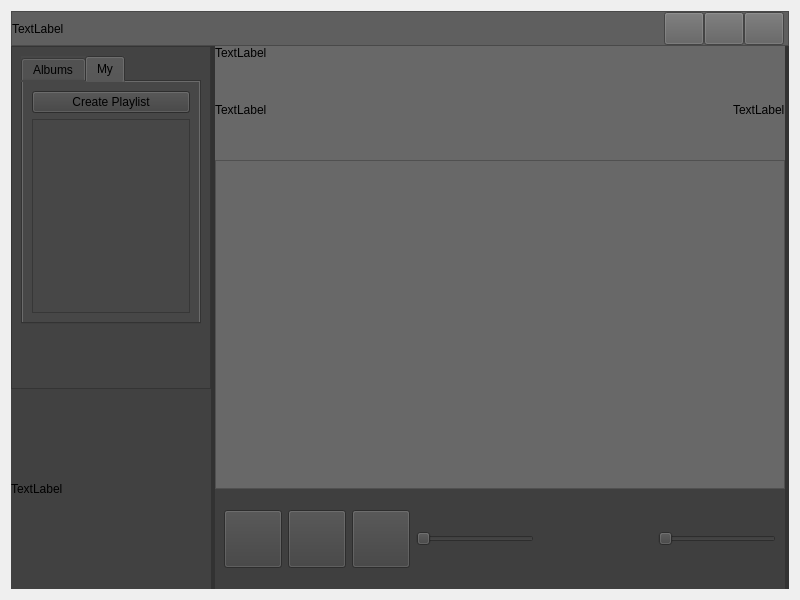
<?xml version="1.0" encoding="UTF-8"?>
<ui version="4.0">
 <class>Widget</class>
 <widget class="QWidget" name="Widget">
  <property name="geometry">
   <rect>
    <x>0</x>
    <y>0</y>
    <width>800</width>
    <height>600</height>
   </rect>
  </property>
  <property name="windowTitle">
   <string>Widget</string>
  </property>
  <layout class="QVBoxLayout" name="verticalLayout">
   <item>
    <widget class="QWidget" name="mainWidget" native="true">
     <property name="sizePolicy">
      <sizepolicy hsizetype="Preferred" vsizetype="Preferred">
       <horstretch>0</horstretch>
       <verstretch>0</verstretch>
      </sizepolicy>
     </property>
     <property name="minimumSize">
      <size>
       <width>0</width>
       <height>0</height>
      </size>
     </property>
     <property name="baseSize">
      <size>
       <width>0</width>
       <height>0</height>
      </size>
     </property>
     <property name="styleSheet">
      <string notr="true">background-color: rgb(50, 50, 50);</string>
     </property>
     <layout class="QVBoxLayout" name="verticalLayout_4">
      <property name="spacing">
       <number>0</number>
      </property>
      <property name="leftMargin">
       <number>0</number>
      </property>
      <property name="topMargin">
       <number>0</number>
      </property>
      <property name="rightMargin">
       <number>0</number>
      </property>
      <property name="bottomMargin">
       <number>0</number>
      </property>
      <item>
       <widget class="QFrame" name="frame">
        <property name="enabled">
         <bool>true</bool>
        </property>
        <property name="sizePolicy">
         <sizepolicy hsizetype="Preferred" vsizetype="Fixed">
          <horstretch>0</horstretch>
          <verstretch>0</verstretch>
         </sizepolicy>
        </property>
        <property name="layoutDirection">
         <enum>Qt::LeftToRight</enum>
        </property>
        <property name="autoFillBackground">
         <bool>false</bool>
        </property>
        <property name="styleSheet">
         <string notr="true">background-color: rgb(95, 95, 95);
min-height:25px;</string>
        </property>
        <property name="frameShape">
         <enum>QFrame::StyledPanel</enum>
        </property>
        <property name="frameShadow">
         <enum>QFrame::Raised</enum>
        </property>
        <property name="lineWidth">
         <number>1</number>
        </property>
        <property name="midLineWidth">
         <number>0</number>
        </property>
        <layout class="QHBoxLayout" name="horizontalLayout">
         <property name="spacing">
          <number>0</number>
         </property>
         <property name="sizeConstraint">
          <enum>QLayout::SetDefaultConstraint</enum>
         </property>
         <property name="leftMargin">
          <number>0</number>
         </property>
         <property name="topMargin">
          <number>0</number>
         </property>
         <property name="rightMargin">
          <number>4</number>
         </property>
         <property name="bottomMargin">
          <number>0</number>
         </property>
         <item>
          <widget class="QLabel" name="iconLabel">
           <property name="text">
            <string>TextLabel</string>
           </property>
          </widget>
         </item>
         <item>
          <widget class="QWidget" name="menuWidget" native="true">
           <property name="styleSheet">
            <string notr="true"/>
           </property>
          </widget>
         </item>
         <item>
          <spacer name="horizontalSpacer">
           <property name="orientation">
            <enum>Qt::Horizontal</enum>
           </property>
           <property name="sizeHint" stdset="0">
            <size>
             <width>344</width>
             <height>22</height>
            </size>
           </property>
          </spacer>
         </item>
         <item>
          <widget class="QPushButton" name="minWindowButton">
           <property name="text">
            <string/>
           </property>
          </widget>
         </item>
         <item>
          <widget class="QPushButton" name="maxWindowButton">
           <property name="text">
            <string/>
           </property>
          </widget>
         </item>
         <item>
          <widget class="QPushButton" name="closeWindowButton">
           <property name="text">
            <string/>
           </property>
          </widget>
         </item>
        </layout>
       </widget>
      </item>
      <item>
       <layout class="QHBoxLayout" name="horizontalLayout_2">
        <property name="spacing">
         <number>0</number>
        </property>
        <item>
         <layout class="QVBoxLayout" name="verticalLayout_3" stretch="0,0">
          <property name="spacing">
           <number>0</number>
          </property>
          <property name="sizeConstraint">
           <enum>QLayout::SetDefaultConstraint</enum>
          </property>
          <item>
           <widget class="QFrame" name="frame_2">
            <property name="sizePolicy">
             <sizepolicy hsizetype="Fixed" vsizetype="Preferred">
              <horstretch>0</horstretch>
              <verstretch>0</verstretch>
             </sizepolicy>
            </property>
            <property name="minimumSize">
             <size>
              <width>200</width>
              <height>300</height>
             </size>
            </property>
            <property name="styleSheet">
             <string notr="true">background-color: rgb(67, 67, 67);</string>
            </property>
            <property name="frameShape">
             <enum>QFrame::StyledPanel</enum>
            </property>
            <property name="frameShadow">
             <enum>QFrame::Raised</enum>
            </property>
            <layout class="QVBoxLayout" name="verticalLayout_5">
             <item>
              <widget class="QTabWidget" name="tabWidget">
               <property name="styleSheet">
                <string notr="true">background-color: rgb(71, 71, 71);</string>
               </property>
               <property name="currentIndex">
                <number>1</number>
               </property>
               <widget class="QWidget" name="Albums">
                <attribute name="title">
                 <string>Albums</string>
                </attribute>
                <layout class="QVBoxLayout" name="verticalLayout_7">
                 <item>
                  <widget class="QListWidget" name="listWidgetAlbums"/>
                 </item>
                </layout>
               </widget>
               <widget class="QWidget" name="My">
                <attribute name="title">
                 <string>My</string>
                </attribute>
                <layout class="QVBoxLayout" name="verticalLayout_8">
                 <item>
                  <widget class="QPushButton" name="createPlaylistButton">
                   <property name="styleSheet">
                    <string notr="true">background-color: rgb(63, 63, 63);</string>
                   </property>
                   <property name="text">
                    <string>Create Playlist</string>
                   </property>
                  </widget>
                 </item>
                 <item>
                  <widget class="QListWidget" name="listWidgetPlaylists"/>
                 </item>
                </layout>
               </widget>
              </widget>
             </item>
             <item>
              <spacer name="verticalSpacer">
               <property name="orientation">
                <enum>Qt::Vertical</enum>
               </property>
               <property name="sizeHint" stdset="0">
                <size>
                 <width>20</width>
                 <height>40</height>
                </size>
               </property>
              </spacer>
             </item>
            </layout>
           </widget>
          </item>
          <item>
           <widget class="QWidget" name="widget" native="true">
            <property name="sizePolicy">
             <sizepolicy hsizetype="Fixed" vsizetype="Fixed">
              <horstretch>0</horstretch>
              <verstretch>0</verstretch>
             </sizepolicy>
            </property>
            <property name="minimumSize">
             <size>
              <width>200</width>
              <height>200</height>
             </size>
            </property>
            <property name="styleSheet">
             <string notr="true">background-color: rgb(172, 172, 172);</string>
            </property>
            <layout class="QHBoxLayout" name="horizontalLayout_3">
             <property name="spacing">
              <number>0</number>
             </property>
             <property name="leftMargin">
              <number>0</number>
             </property>
             <property name="topMargin">
              <number>0</number>
             </property>
             <property name="rightMargin">
              <number>0</number>
             </property>
             <property name="bottomMargin">
              <number>0</number>
             </property>
             <item>
              <widget class="QLabel" name="albumIcon">
               <property name="styleSheet">
                <string notr="true">background-color: rgb(65, 65, 65);</string>
               </property>
               <property name="text">
                <string>TextLabel</string>
               </property>
              </widget>
             </item>
            </layout>
           </widget>
          </item>
         </layout>
        </item>
        <item>
         <layout class="QVBoxLayout" name="verticalLayout_2">
          <property name="spacing">
           <number>0</number>
          </property>
          <property name="leftMargin">
           <number>4</number>
          </property>
          <property name="topMargin">
           <number>0</number>
          </property>
          <property name="rightMargin">
           <number>4</number>
          </property>
          <item>
           <widget class="QWidget" name="tracksWidget" native="true">
            <property name="minimumSize">
             <size>
              <width>150</width>
              <height>0</height>
             </size>
            </property>
            <property name="styleSheet">
             <string notr="true">background-color: rgb(104, 104, 104);</string>
            </property>
            <layout class="QVBoxLayout" name="verticalLayout_6">
             <property name="spacing">
              <number>0</number>
             </property>
             <property name="leftMargin">
              <number>0</number>
             </property>
             <property name="topMargin">
              <number>0</number>
             </property>
             <property name="rightMargin">
              <number>0</number>
             </property>
             <property name="bottomMargin">
              <number>0</number>
             </property>
             <item>
              <widget class="QLabel" name="albumTitleLabel">
               <property name="text">
                <string>TextLabel</string>
               </property>
              </widget>
             </item>
             <item>
              <layout class="QHBoxLayout" name="horizontalLayout_4">
               <item>
                <widget class="QLabel" name="albumDescriptionLabel">
                 <property name="styleSheet">
                  <string notr="true">min-width:350px;
min-height:100px;</string>
                 </property>
                 <property name="text">
                  <string>TextLabel</string>
                 </property>
                </widget>
               </item>
               <item>
                <spacer name="horizontalSpacer_2">
                 <property name="orientation">
                  <enum>Qt::Horizontal</enum>
                 </property>
                 <property name="sizeHint" stdset="0">
                  <size>
                   <width>98</width>
                   <height>28</height>
                  </size>
                 </property>
                </spacer>
               </item>
               <item>
                <widget class="QLabel" name="albumDateLabel">
                 <property name="text">
                  <string>TextLabel</string>
                 </property>
                </widget>
               </item>
              </layout>
             </item>
             <item>
              <widget class="QListWidget" name="tracksListWidget"/>
             </item>
            </layout>
           </widget>
          </item>
          <item>
           <widget class="QWidget" name="soundPlayerWidget" native="true">
            <property name="sizePolicy">
             <sizepolicy hsizetype="Minimum" vsizetype="Fixed">
              <horstretch>0</horstretch>
              <verstretch>0</verstretch>
             </sizepolicy>
            </property>
            <property name="minimumSize">
             <size>
              <width>500</width>
              <height>100</height>
             </size>
            </property>
            <property name="styleSheet">
             <string notr="true">background-color: rgb(63, 63, 63);</string>
            </property>
            <layout class="QHBoxLayout" name="horizontalLayout_5">
             <item>
              <widget class="QPushButton" name="trackBack">
               <property name="styleSheet">
                <string notr="true">min-height:50px;
min-width:50px;</string>
               </property>
               <property name="text">
                <string/>
               </property>
              </widget>
             </item>
             <item>
              <widget class="QPushButton" name="trackStop">
               <property name="styleSheet">
                <string notr="true">min-height:50px;
min-width:50px;</string>
               </property>
               <property name="text">
                <string/>
               </property>
              </widget>
             </item>
             <item>
              <widget class="QPushButton" name="trackForward">
               <property name="styleSheet">
                <string notr="true">min-height:50px;
min-width:50px;</string>
               </property>
               <property name="text">
                <string/>
               </property>
              </widget>
             </item>
             <item>
              <widget class="QSlider" name="durationSlider">
               <property name="orientation">
                <enum>Qt::Horizontal</enum>
               </property>
              </widget>
             </item>
             <item>
              <spacer name="horizontalSpacer_3">
               <property name="orientation">
                <enum>Qt::Horizontal</enum>
               </property>
               <property name="sizeHint" stdset="0">
                <size>
                 <width>93</width>
                 <height>20</height>
                </size>
               </property>
              </spacer>
             </item>
             <item>
              <widget class="QSlider" name="volumeSlider">
               <property name="orientation">
                <enum>Qt::Horizontal</enum>
               </property>
              </widget>
             </item>
            </layout>
           </widget>
          </item>
         </layout>
        </item>
       </layout>
      </item>
     </layout>
    </widget>
   </item>
  </layout>
 </widget>
 <resources/>
 <connections/>
</ui>
